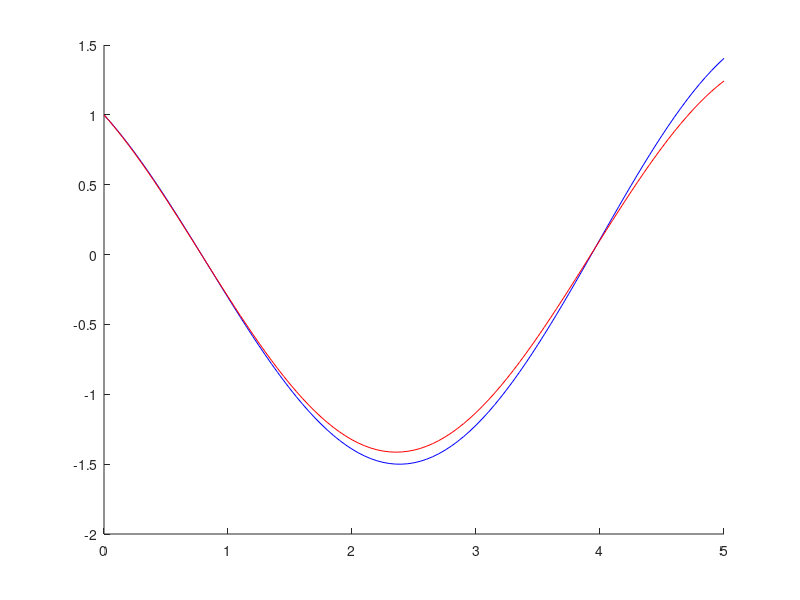

This figure's MATLAB source:
% resim y''=f(x,y,y'), y(0)=a, y'(0)=b na (0,T)
% Eulerova metoda: N kroku
function abc
clc % vymaze command window
T = 5; % nastaveni delky casoveho intervalu
y_poc = 1; % nastaveni pocatecni hodnoty y
y_der_poc = -1; % nastaveni pocatecni derivace y
N = 100; % nastaveni poctu kroku
h = T/N; % vypocet delky 1 kroku

% pocitame y na (0,T):
y1 = zeros(1,N+1);
y2 = zeros(1,N+1);
x = linspace(0,T,N+1);
y1(1) = y_poc;
y2(1) = y_der_poc;
for k = 1:N
    y1(k+1) = y1(k) + h*y2(k); 
    y2(k+1) = y2(k) + h*F(x(k),y1(k),y2(k));
end;
cla;
hold on;
plot(x,y1,'b') % priblizne reseni
plot(x,cos(x)-sin(x),'r') % presne reseni

function z = F(x,y1,y2)
z = -y1;